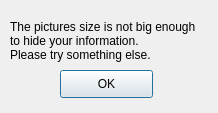
<?xml version="1.0" encoding="UTF-8"?>
<ui version="4.0">
 <class>NotEnoughInfo</class>
 <widget class="QDialog" name="NotEnoughInfo">
  <property name="geometry">
   <rect>
    <x>0</x>
    <y>0</y>
    <width>218</width>
    <height>113</height>
   </rect>
  </property>
  <property name="windowTitle">
   <string>Dialog</string>
  </property>
  <widget class="QLabel" name="infolabel">
   <property name="geometry">
    <rect>
     <x>10</x>
     <y>10</y>
     <width>211</width>
     <height>61</height>
    </rect>
   </property>
   <property name="text">
    <string>The pictures size is not big enough 
to hide your information. 
Please try something else.</string>
   </property>
  </widget>
  <widget class="QPushButton" name="okButton">
   <property name="geometry">
    <rect>
     <x>60</x>
     <y>70</y>
     <width>93</width>
     <height>28</height>
    </rect>
   </property>
   <property name="text">
    <string>OK</string>
   </property>
  </widget>
 </widget>
 <resources/>
 <connections/>
</ui>
